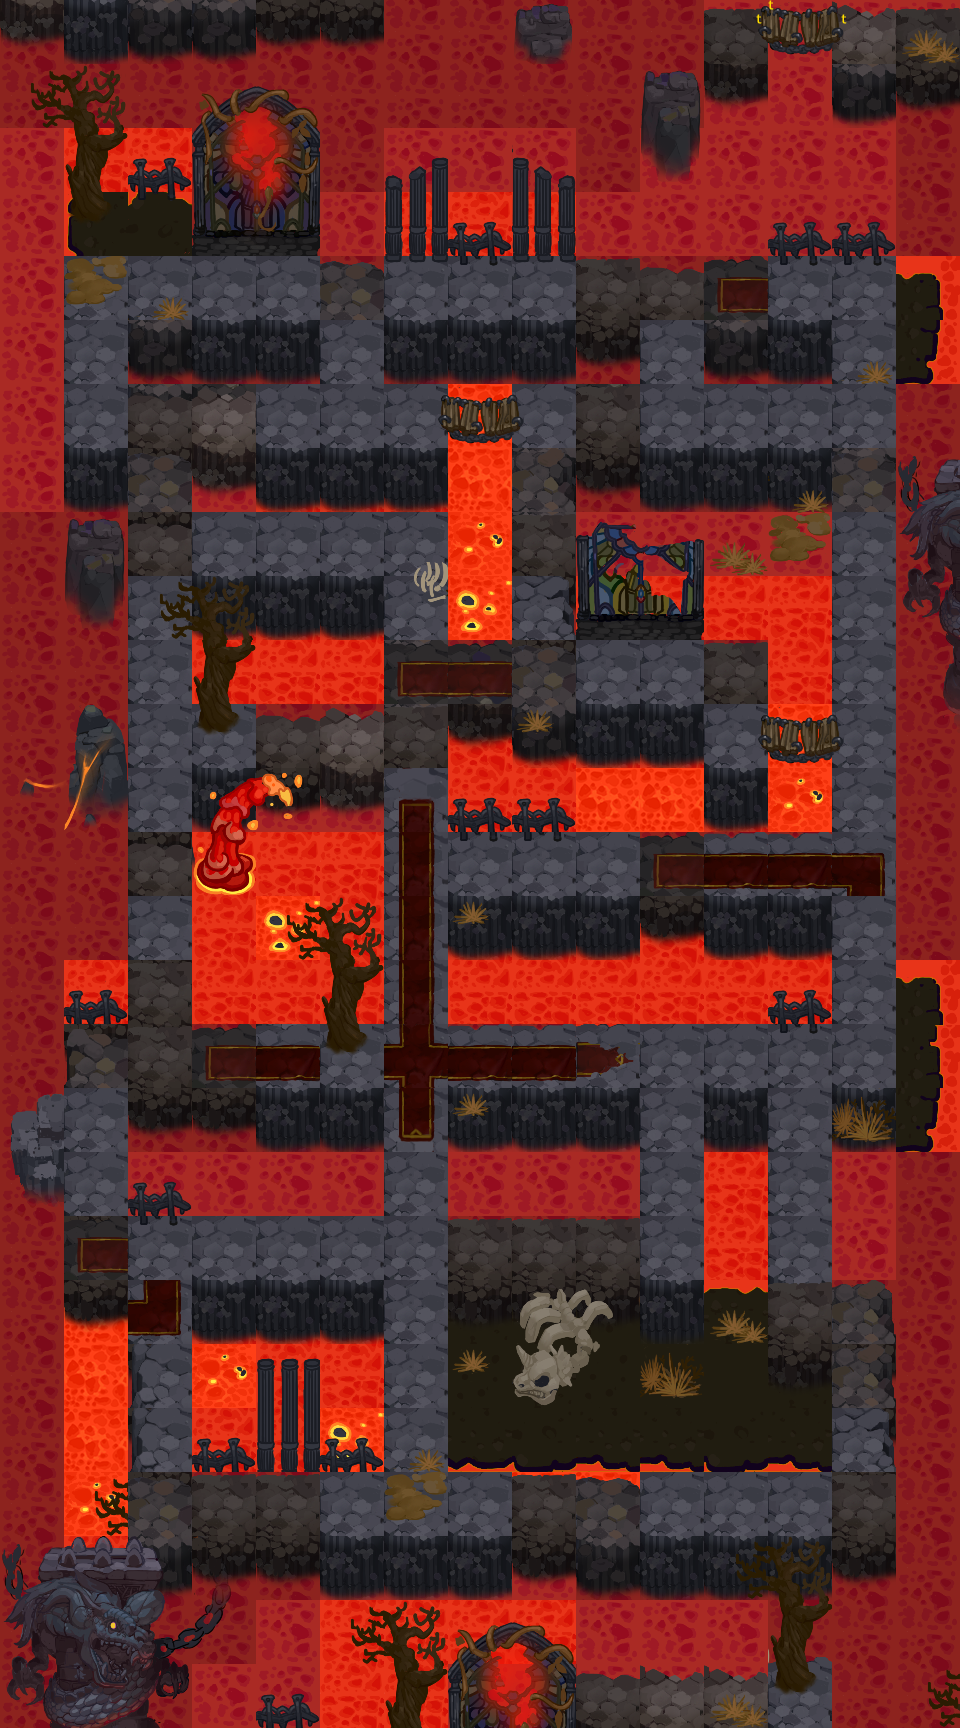

Tiled map render using the project's own tile images. Description and the map definition, with tile-layer contents summarised, below:
An orthogonal 15x27 tile map with 64x64 px tiles, 7 tile layers (background, background_top, block, block_top, ...), 4 tilesets and 11 objects (5x monster, 3x 2, move_3, move_2, move_1).

<map version="1.2" tiledversion="1.2.2" orientation="orthogonal" renderorder="left-down" width="15" height="27" tilewidth="64" tileheight="64" infinite="0" nextlayerid="55" nextobjectid="233">
 <tileset firstgid="1" name="volcano_block_1" tilewidth="64" tileheight="64" tilecount="64" columns="8">
  <image source="img/volcano_block_1.png" width="512" height="512" />
 </tileset>
 <tileset firstgid="65" name="diamond" tilewidth="64" tileheight="64" tilecount="64" columns="8">
  <image source="img/diamond.png" width="512" height="512" />
 </tileset>
 <tileset firstgid="129" name="volcano_bg_1" tilewidth="64" tileheight="64" tilecount="64" columns="8">
  <image source="img/volcano_bg_1.png" width="512" height="512" />
 </tileset>
 <tileset firstgid="193" name="volcano_top_1" tilewidth="64" tileheight="64" tilecount="64" columns="8">
  <image source="img/volcano_top_1.png" width="512" height="512" />
 </tileset>
 <layer id="45" name="background" width="15" height="27">
  <data>[405 cells, 405 non-empty, 8 distinct tile ids]</data>
 </layer>
 <layer id="46" name="background_top" width="15" height="27">
  <data>[405 cells, 132 non-empty, 29 distinct tile ids]</data>
 </layer>
 <layer id="47" name="block" width="15" height="27">
  <data>[405 cells, 273 non-empty, 20 distinct tile ids]</data>
 </layer>
 <layer id="48" name="block_top" width="15" height="27">
  <data>[405 cells, 124 non-empty, 31 distinct tile ids]</data>
 </layer>
 <layer id="49" name="diamond" width="15" height="27">
  <data>[405 cells, 59 non-empty, 1 distinct tile ids]</data>
 </layer>
 <objectgroup color="#ffaaff" id="50" name="trigger">
  <object id="230" name="trigger" type="2" x="832" y="384" width="64" height="64">
   <properties>
    <property name="Resource" value="Trigger_Stove" />
    <property name="Type" type="int" value="2" />
   </properties>
  </object>
  <object id="231" name="trigger" type="2" x="192" y="384" width="64" height="64">
   <properties>
    <property name="Resource" value="Trigger_Stove" />
    <property name="Type" type="int" value="2" />
   </properties>
  </object>
  <object id="232" name="trigger" type="2" x="640" y="832" width="64" height="64">
   <properties>
    <property name="Resource" value="Trigger_Stove" />
    <property name="Type" type="int" value="2" />
   </properties>
  </object>
 </objectgroup>
 <objectgroup color="#ff0000" id="51" name="monster" visible="0">
  <object id="224" name="monster" x="512" y="256" width="64" height="64">
   <properties>
    <property name="Direction_Arr" value="0" />
    <property name="ID_Arr" value="1001" />
    <property name="Interval" type="int" value="5000" />
    <property name="Move_Arr" value="0" />
    <property name="Order" type="int" value="1" />
    <property name="Time" type="int" value="0" />
   </properties>
  </object>
  <object id="225" name="monster" x="832" y="320" width="64" height="64">
   <properties>
    <property name="Direction_Arr" value="0" />
    <property name="ID_Arr" value="104" />
    <property name="Interval" type="int" value="5000" />
    <property name="Move_Arr" value="0" />
    <property name="Order" type="int" value="1" />
    <property name="Time" type="int" value="0" />
   </properties>
  </object>
  <object id="226" name="monster" x="256" y="512" width="64" height="64">
   <properties>
    <property name="Direction_Arr" value="0" />
    <property name="ID_Arr" value="104" />
    <property name="Interval" type="int" value="5000" />
    <property name="Move_Arr" value="0" />
    <property name="Order" type="int" value="1" />
    <property name="Time" type="int" value="0" />
   </properties>
  </object>
  <object id="227" name="monster" x="128" y="256" width="64" height="64">
   <properties>
    <property name="Direction_Arr" value="0" />
    <property name="ID_Arr" value="104" />
    <property name="Interval" type="int" value="5000" />
    <property name="Move_Arr" value="0" />
    <property name="Order" type="int" value="1" />
    <property name="Time" type="int" value="0" />
   </properties>
  </object>
  <object id="228" name="monster" x="640" y="640" width="64" height="64">
   <properties>
    <property name="Direction_Arr" value="0" />
    <property name="ID_Arr" value="104" />
    <property name="Interval" type="int" value="5000" />
    <property name="Move_Arr" value="0" />
    <property name="Order" type="int" value="1" />
    <property name="Time" type="int" value="0" />
   </properties>
  </object>
 </objectgroup>
 <objectgroup color="#00ff00" id="52" name="player" visible="0">
  <object id="110" name="move_3" x="576" y="1472" width="64" height="64" />
  <object id="109" name="move_2" x="576" y="1472" width="64" height="64" />
  <object id="107" name="move_1" x="576" y="1472" width="64" height="64" />
 </objectgroup>
 <layer id="53" name="all_top_1" width="15" height="27">
  <data>[405 cells, 55 non-empty, 40 distinct tile ids]</data>
 </layer>
 <layer id="54" name="all_top_2" width="15" height="27">
  <data>[405 cells, 0 non-empty, 0 distinct tile ids]</data>
 </layer>
</map>
